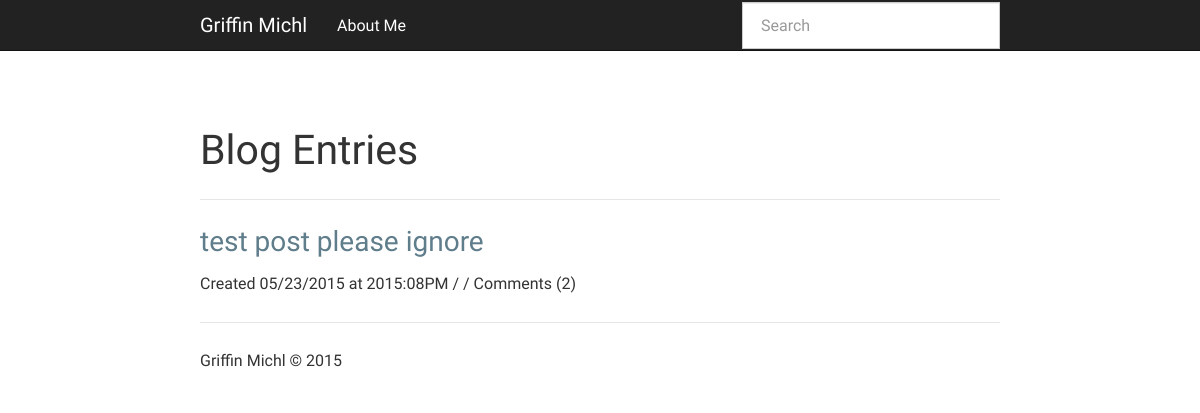
The app's page /, older data.
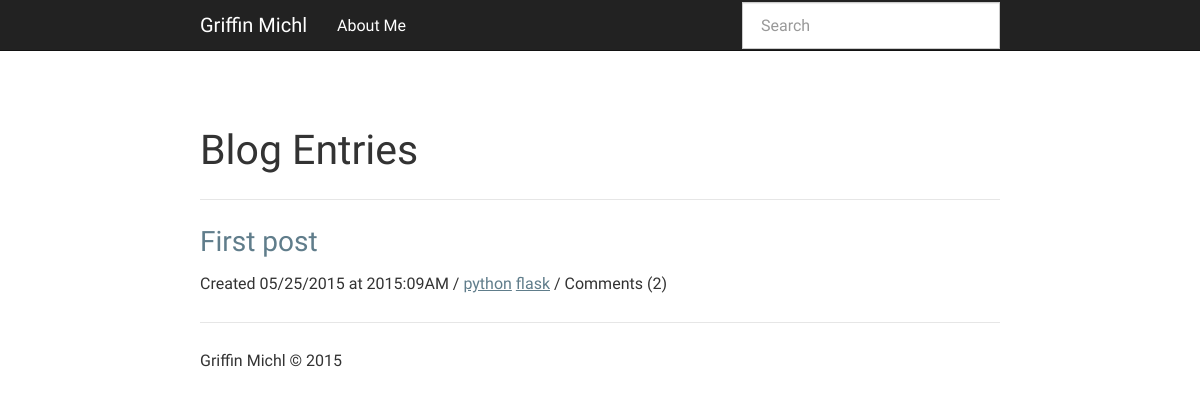
The same page, newer data.
### app.py (models this page shows, shortened)
class Entry(flask_db.Model):
    title = CharField()
    slug = CharField(unique=True)
    content = TextField()
    published = BooleanField(index=True)
    timestamp = DateTimeField(default=datetime.datetime.now, index=True)
    @classmethod
    def _query_all(cls):
        return (Entry.select(Entry, Tag, fn.Count(fn.Distinct(Comment.id)).alias('count')).join(Tag, JOIN.LEFT_OUTER).switch(Entry).join(Comment, JOIN.LEFT_OUTER))
    @classmethod
    def public(cls):
        return cls._query_all().where(Entry.published == True).group_by(Entry.id)

class Tag(flask_db.Model):
    tag = CharField()
    post = ForeignKeyField(Entry, related_name="tags")

### app.py (the view)
@app.route('/')
def index():
    search_query = request.args.get('q')
    if search_query:
        query = Entry.search(search_query)
    else:
        query = Entry.public().order_by(Entry.timestamp.desc())
    return object_list('index.html', query, search=search_query, title="Blog Entries")

### templates/index.html (shortened to what this page needs)
{% extends "base.html" %}
{% block content_title %}{% if search %}Search "{{ search }}"{% else %}{{ title }}{% endif %}{% endblock %}
{% block content %}
  {% for entry in object_list %}
    {% if search %}
      {% set entry = entry.entry %}
    {% endif %}
    <h3>
      <a href="{% if entry.published %}{{ url_for('detail', slug=entry.slug) }}{% else %}{{ url_for('edit', slug=entry.slug) }}{% endif %}">
        {{ entry.title }}
      </a>
    </h3>
    <p>Created {{ entry.timestamp.strftime('%m/%d/%Y at %G:%I%p') }} / {% for tag in entry.tags %}<a href="{{ url_for('tag_search', tag=tag.tag) }}">{{ tag.tag }}</a> {% endfor %} / Comments ({{ entry.count }})</p>
  {% endfor %}
{% endblock %}

Row changes from the older to the newer data that the page shows:
changed Entry: title "test post please ignore" → "First post"; timestamp "05/23/2015 at 2015:08PM" → "05/25/2015 at 2015:09AM"
added Tag: tag "python"
added Tag: tag "flask"
